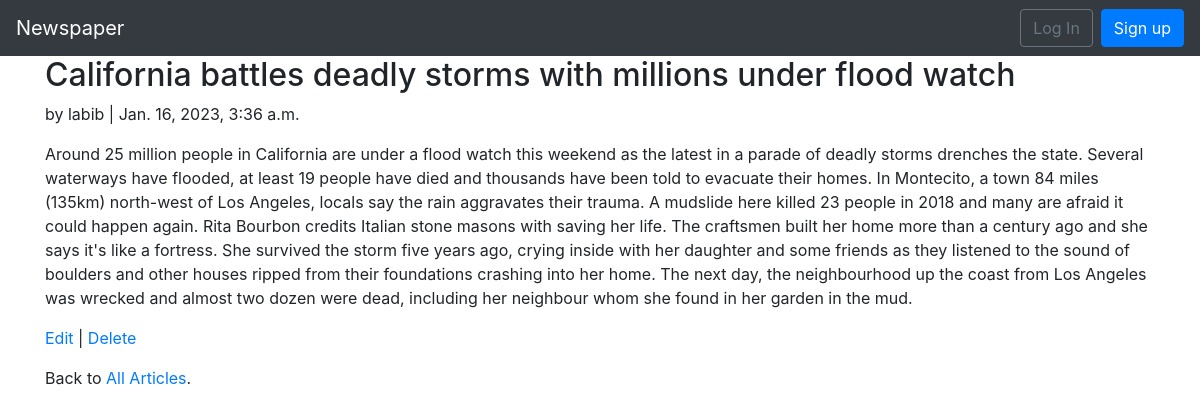
Page /articles/2/ on the committed database.
### articles/models.py (models this page shows, shortened)
class Article(models.Model):
    title = models.CharField(max_length=255)
    body = models.TextField()
    date = models.DateTimeField(auto_now_add=True)
    author = models.ForeignKey(get_user_model(), on_delete=models.CASCADE,)

### accounts/models.py (models this page shows)
class CustomUser(AbstractUser):
    age = models.PositiveIntegerField(null=True, blank=True)

### articles/views.py (the view)
# urls.py: path('<int:pk>/', ArticleDetailView.as_view(), name='article_detail'),  # new
class ArticleDetailView(DetailView):  # new
    model = Article
    template_name = 'article_detail.html'

### config/templates/article_detail.html
{% extends 'base.html' %}
{% block content %}
<div class="article-entry">
    <h2>{{ object.title }}</h2>
    <p>by {{ object.author }} | {{ object.date }}</p>
    <p>{{ object.body }}</p>
</div>
<p><a href="{% url 'article_edit' article.pk %}">Edit</a> |
    <a href="{% url 'article_delete' article.pk %}">Delete</a>
</p>
<p>Back to <a href="{% url 'article_list' %}">All Articles</a>.</p>
{% endblock content %}

### rows in the picture
Article: title "California battles deadly storms with millions under flood watch", author "labib", date "Jan. 16, 2023, 3:36 a.m.", body "Around 25 million people in California are under a flood watch this weekend as the latest in a parade of deadly storms drenches the state. Several waterways have flooded, at least 19 people have died and thousands have been told to evacuate their homes. In Montecito, a town 84 miles (135km) north-west of Los Angeles, locals say the rain aggravates their trauma. A mudslide here killed 23 people in 2018 and many are afraid it could happen again. Rita Bourbon credits Italian stone masons with saving her life. The craftsmen built her home more than a century ago and she says it's like a fortress. She survived the storm five years ago, crying inside with her daughter and some friends as they…"
